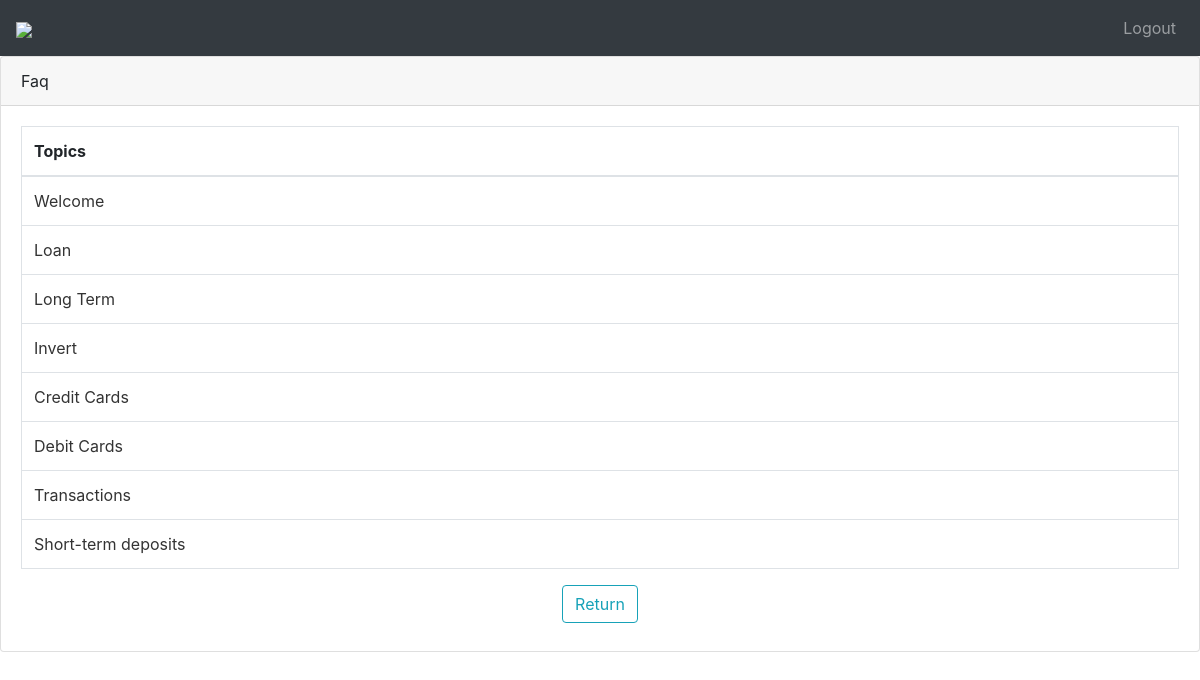
Screenshot of /faq/ (signed in) with the database file from the repository.
### app/models.py (models this page shows, shortened)
class MessageDescription(models.Model):
    tittle = models.CharField(max_length=75, blank=True)
    short_description = models.CharField(max_length=500, blank=True)
    description = models.TextField(max_length=5000, blank=True)

### app/views.py (the view)
# urls.py: path('faq/', views.faq,  name='faq'),
@login_required
def faq(request):
    messages = MessageDescription.objects.all()
    return render(request, 'faq.html', {'messages': messages})

### app/templates/faq.html (shortened to what this page needs)
{% extends "base.html" %}
{% block content %}
{% load widget_tweaks %}
<div class="card mb-3">
        <div class="card-header">Faq</div>
        <div class="card-body">
            <div class="table-responsive">
                <table class="table table-bordered" id="dataTable" width="100%" cellspacing="0">
                    <thead>
                        <tr>
                            <th>Topics</th>
                        </tr>
                    </thead>
                    <tbody>
                        {% for message in messages %}
                        <tr>
                            <td><a href="{% url 'message' message.id %}">{{ message.tittle }} </a></td>
                        </tr>
                        {% endfor %}
                    </tbody>
                </table>
            </div>
            <div class="mb-2">
                    <center>
                        <a href="{% url 'dashboard' %}" class="btn btn-outline-info">Return</a>
                    </center>
                </div>
        </div>
    </div>
    {% endblock %}

### static/css/sb-admin.css (style rules this page uses)
html { position: relative; min-height: 100%; }
body { height: 100%; }
:root { --input-padding-x: 0.75rem; --input-padding-y: 0.75rem; }

### app/templates/faq.html (style rules this page uses)
a { color: #333; text-decoration: none; }

### rows the page displays
MessageDescription: tittle "Welcome"
MessageDescription: tittle "Loan"
MessageDescription: tittle "Long Term"
MessageDescription: tittle "Invert"
MessageDescription: tittle "Credit Cards"
MessageDescription: tittle "Debit Cards"
MessageDescription: tittle "Transactions"
MessageDescription: tittle "Short-term deposits"
